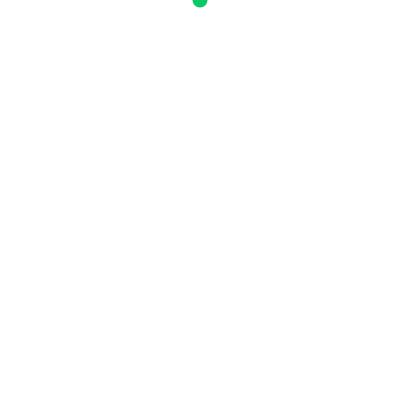
Frame 1 (no input)
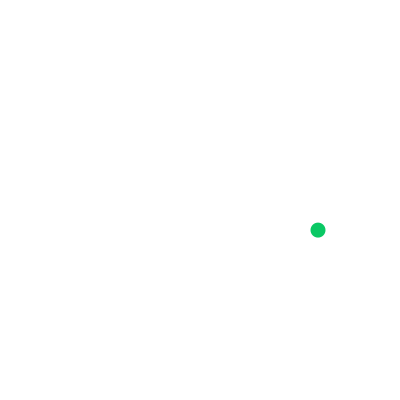
Frame 60 (the mouse pressed at the canvas centre just before this capture)
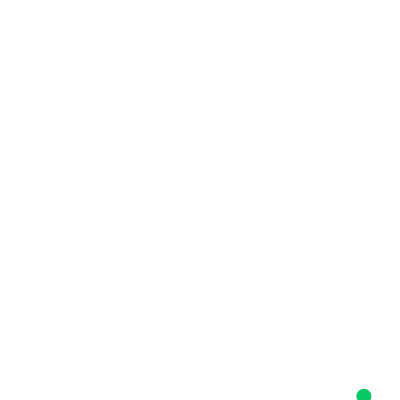
Frame 120 (the mouse held since frame 60 and released just before this capture)

The Processing sketch that drew these frames (run headless with seeded random() and noise(); from frame 60 on, the mouse is pressed at the canvas centre):

// Processing sketch: processing_66341
// ── processing_66341.pde




float ballX;
float ballY;
float speedY;
float speedX;
float gravity;


void setup() {
  
noStroke();
size(400, 400);
smooth();
frameRate(60);

ballX = (width/2);
ballY = (0);

gravity = 0.3;

speedY = 7;
speedX = 2;


}

void draw() {
  
  background(255);
  fill(10, 200, 100);
  ellipse(ballX, ballY, 15, 15);
  ballY += speedY;
  ballX += speedX;
  
  if(ballY >= height || ballY <= 0) {
    
    speedY *= -0.95;
    
  }
  
  ballY = ballY + speedY;
  speedY = speedY + gravity;
  
  if(ballX >= width || ballX <= 0) {
       speedX *= -0.95;
  }
     
        
    if(ballY > height) {
     speedY = speedY * -0.95;
    }
   
   if(speedX < 1 && speedX > -1) {
     speedX = 0;
   }
   
}
